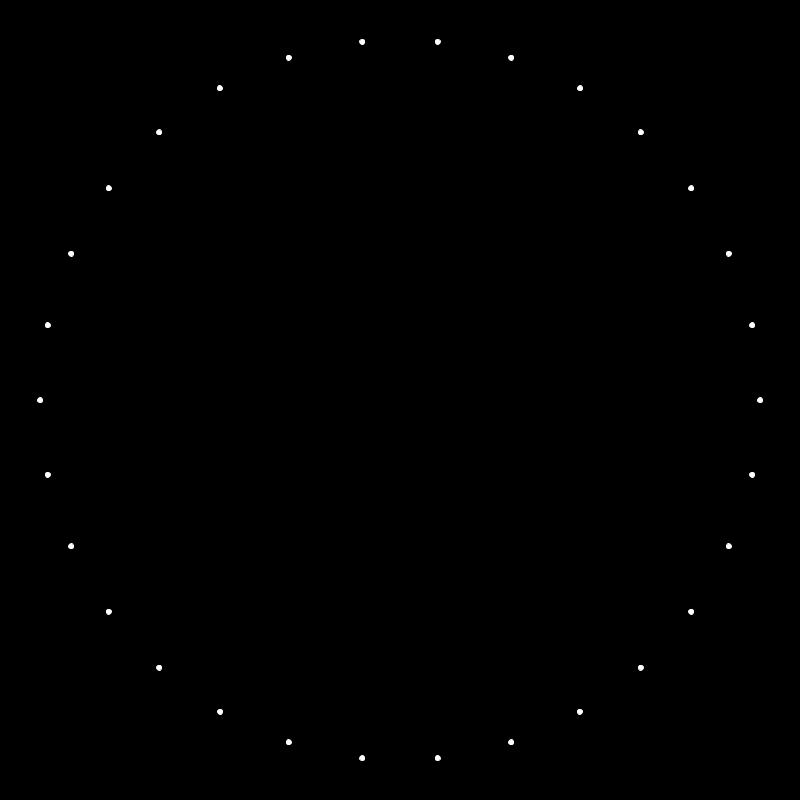
Frame 1 (no input)
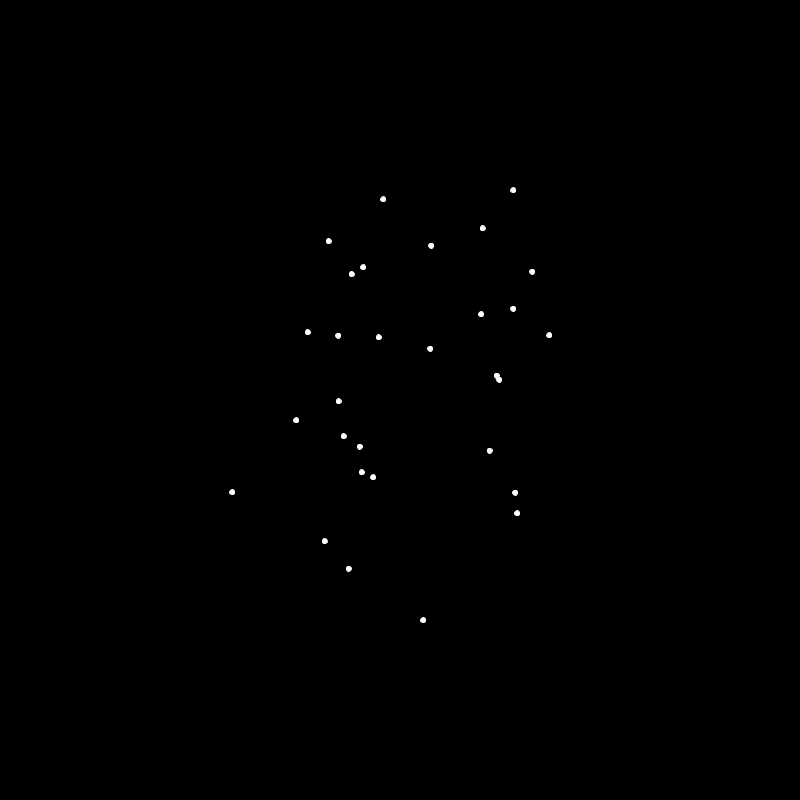
Frame 60 (the mouse pressed at the canvas centre just before this capture)
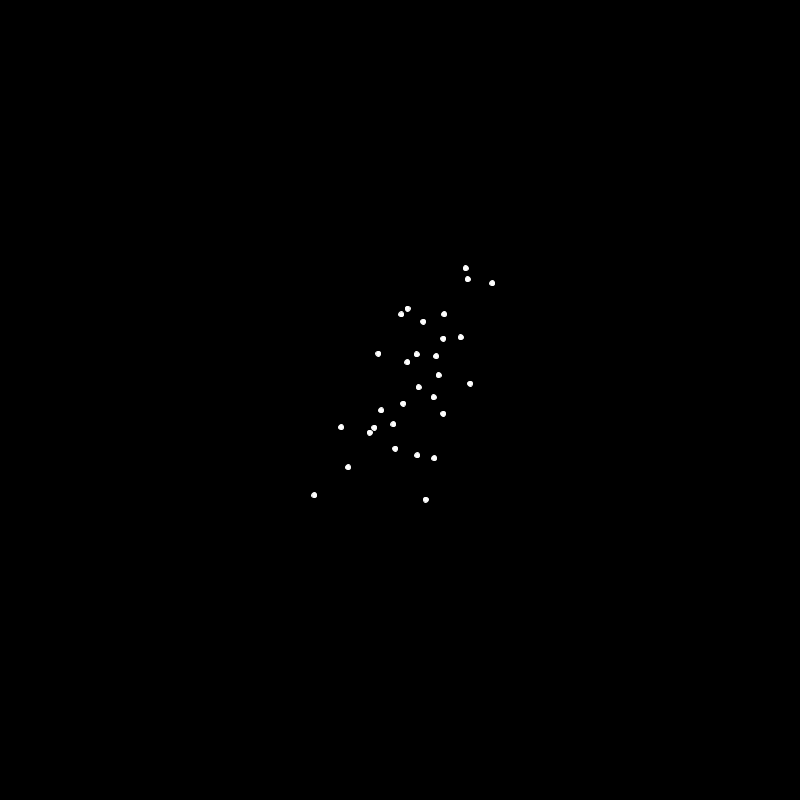
Frame 120 (the mouse held since frame 60 and released just before this capture)

The Processing sketch that drew these frames (run headless with seeded random() and noise(); from frame 60 on, the mouse is pressed at the canvas centre):

// Processing sketch: Crowd_Game_Simulator
// ── Crowd_Game_Simulator.pde
//PARAMETERS. TRY CHANGING THESE
int n = 30;                             //Number of people
String gameMode = "brave";            //"cowardly", "brave", "stalker"
String initialPosition = "circle";      //"random", "circle"

String targetPickingMode = "neighbour";    //"random", "neighbour"
String friendPickingMode = "random";    //"random", "neighbour"
String enemyPickingMode = "random";     //"random", "neighbour"

boolean drawBalls = true;
int ballSize = 5;
float arrowLength = 50;
float k = 0.02;                       //Urgency level


//DON'T CHANGE THESE
PVector[] balls;
int[] targets, cowards, enemies, friends;
float xC, yC;
int xMin, yMin, xMax, yMax;


//MAIN PROGRAM
void setup() {
  size(800, 800);
  xMin = ballSize/2;
  yMin = xMin;
  xMax = width - xMin;
  yMax = height-yMin;
  
  background(0);
  fill(255);

  //ARRAYS
  balls = new PVector[n];
  targets = new int[n];  //INDICES 
  enemies = new int[n];
  friends = new int[n];

  //SET BALL POSITIONS
  if ( initialPosition.equals("random") ) {
    for (int i=0; i<n; i++) {
      balls[i] = new PVector(random(0, width), random(0, height));
    }
  } 
  
  else if ( initialPosition.equals("circle") ) {
    float deltaTheta = 2*PI/n;
    float theta = 0;
    float xC = width/2, yC = height/2;
    float radius = 0.9*width/2;

    for (int i=0; i<n; i++) {
      balls[i] = new PVector(xC + radius*cos(theta), yC - radius*sin(theta));
      theta += deltaTheta;
    }
  }

  for (int i=0; i<n; i++) { //Ball i is the pursuer
    if ( gameMode.equals("stalker"))
      setTarget(i); //assigns a target ball to ball i

    else {  //assigns a friend and an enemy to ball i
      setFriend(i);
      setEnemy(i);
    }
  }
}


//USED ONLY IN STALKER MODE
void setTarget(int i) {
  int myTarget = 0;

  if (targetPickingMode.equals("random")) {
    myTarget = (int) random(0, n-1);
    while (myTarget == i) {
      myTarget = (int) random(0, n-1);
    }
  } 
  
  else if (targetPickingMode.equals("neighbour")) {
    myTarget = (i+5) % n;
  }

  targets[i] = myTarget;
}


//USED ONLY IN BRAVE AND COWARDLY MODES
void setFriend(int i) {
  int myFriend = 0;
  
  if ( friendPickingMode.equals("random") ) {
    myFriend = int( random(0, n-1) );  //Picks a random index from 0...n-1
    
    while (myFriend == i) { //What is this while-loop doing?
      myFriend = int( random(0, n-1) );
    }
  } 
  
  else if (friendPickingMode.equals("neighbour")) {
    myFriend = max(n-1, i-1);
  }

  friends[i] = myFriend;
}


//USED ONLY IN BRAVE AND COWARDLY MODES
void setEnemy(int i) {
  int myenemy = 0;
  
  if ( enemyPickingMode.equals("random") ) {
    myenemy = (int) random(0, n-1);
    
    if ( gameMode.equals("brave") ) {
      while (myenemy == i) {
        myenemy = (int) random(0, n-1);
      }
    } 
  }
  
  else  if ( enemyPickingMode.equals("neighbour") ) {
    myenemy = (i+1)%n;
  }

  enemies[i] = myenemy;
}



void draw() {
  background(0);
  int t;
  float xGoal, yGoal, deltaX, deltaY;
  float dx, dy, ds, dxa, dya, scale;
  

  //DRAWS THE BALLS
  if(drawBalls) {
    for (int i=0; i<n; i++) {
      stroke(255);
      ellipse(balls[i].x, balls[i].y, ballSize, ballSize);
    }
  }

  if ( gameMode.equals("stalker") ) {  
    stroke(255, 0, 0);

    for (int i=0; i<n; i++) { //DRAWS THE ARROWS IN STALKER MODE
      t = targets[i];
      dx = balls[t].x - balls[i].x;
      dy = balls[t].y - balls[i].y;
      ds = dist(balls[i].x, balls[i].y, balls[t].x, balls[t].y);
      scale = min(1, arrowLength/ds);
      dxa = scale * dx;
      dya = scale * dy;
      
      line(balls[i].x, balls[i].y, balls[i].x + dxa, balls[i].y + dya);
    }

    for (int i = 0; i < n; i++) { //CALCULATES THE NEW POSITIONS OF EACH BALL. CAN YOU SEE WHAT THESE FORMULAS ARE DOING? 
      t = targets[i];
      balls[i].x += (balls[ t ].x - balls[i].x)*k;
      balls[i].y += (balls[ t ].y - balls[i].y)*k;
    }
  } 
  
  else if ( gameMode.equals("brave")) {  //CALCULATES THE NEW POSITIONS OF EACH BALL.  CAN YOU SEE WHAT THESE FORMULAS ARE DOING? 
    for (int i = 0; i < n; i++) {
      int f = friends[i];
      int v = enemies[i];

      xGoal = (balls[f].x + balls[v].x)/2;
      yGoal = (balls[f].y + balls[v].y)/2;

      deltaX = (xGoal - balls[i].x)*k;
      deltaY = (yGoal - balls[i].y)*k;

      balls[i].x = max(xMin, min(xMax, balls[i].x + deltaX)); //What's the purpose of the max and min?
      balls[i].y = max(yMin, min(yMax, balls[i].y + deltaY));
    }
  } 
  
  else if ( gameMode.equals("cowardly")) {
    for (int i = 0; i < n; i++) {
      int f = friends[i];
      int v = enemies[i];

      xGoal = 2*balls[f].x - balls[v].x;
      yGoal = 2*balls[f].y - balls[v].y;

      deltaX = (xGoal - balls[i].x)*k;
      deltaY = (yGoal - balls[i].y)*k;

      balls[i].x = max(xMin, min(xMax, balls[i].x + deltaX));
      balls[i].y = max(yMin, min(yMax, balls[i].y + deltaY));
    }
  }
}
